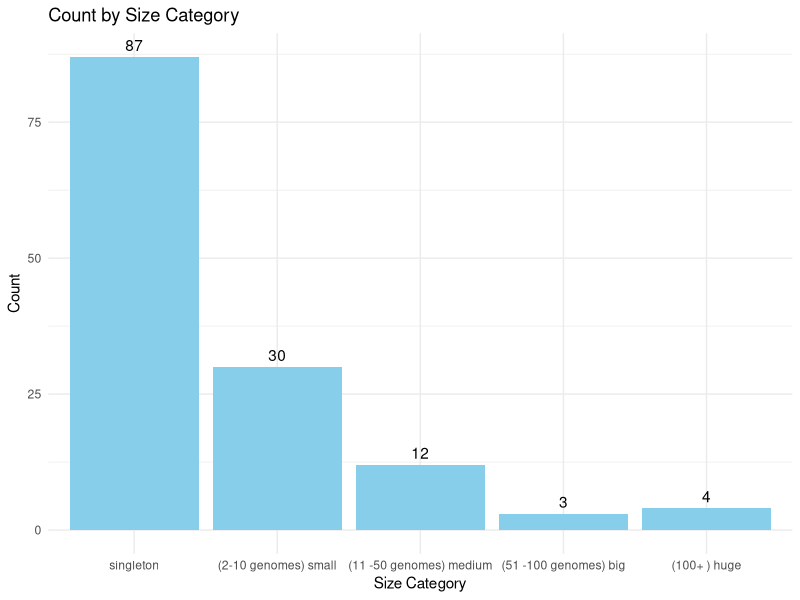

The R script that drew this image:
## ---- chunk 1
knitr::opts_chunk$set(echo = TRUE)
## ---- chunk 2
# Corrected Data
data <- data.frame(
  count = c(87, 30, 12, 3, 4), # numeric counts
  category = c("singleton", "(2-10 genomes) small", "(11 -50 genomes) medium",
               "(51 -100 genomes) big", "(100+ ) huge")
)

# Convert category to ordered factor
data$category <- factor(data$category, 
                        levels = c("singleton", "(2-10 genomes) small", 
                                   "(11 -50 genomes) medium", 
                                   "(51 -100 genomes) big", "(100+ ) huge"), 
                        ordered = TRUE)
## ---- chunk 3
# Calculate correlation
cor_value <- cor(data$count, as.numeric(data$category), method = "spearman")
cor_value
## ---- chunk 4
library(ggplot2)
p <- ggplot(data, aes(x = category, y = count)) +
  geom_bar(stat = "identity", fill = "skyblue") +
  geom_text(aes(label = count), vjust = -0.5) +
  theme_minimal() +
  labs(
    title = "Count by Size Category",
    x = "Size Category",
    y = "Count"
  )

print(p)
